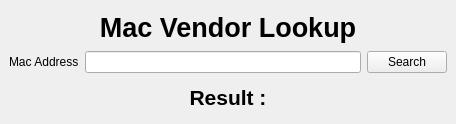
<?xml version="1.0" encoding="UTF-8"?>
<ui version="4.0">
 <class>vendor_search</class>
 <widget class="QMainWindow" name="vendor_search">
  <property name="geometry">
   <rect>
    <x>0</x>
    <y>0</y>
    <width>456</width>
    <height>124</height>
   </rect>
  </property>
  <property name="windowTitle">
   <string>MainWindow</string>
  </property>
  <widget class="QWidget" name="centralwidget">
   <layout class="QVBoxLayout" name="verticalLayout">
    <item>
     <widget class="QLabel" name="titleLabel">
      <property name="font">
       <font>
        <pointsize>20</pointsize>
        <weight>75</weight>
        <bold>true</bold>
       </font>
      </property>
      <property name="text">
       <string>Mac Vendor Lookup</string>
      </property>
      <property name="alignment">
       <set>Qt::AlignCenter</set>
      </property>
     </widget>
    </item>
    <item>
     <layout class="QHBoxLayout" name="horizontalLayout">
      <item>
       <widget class="QLabel" name="macLabel">
        <property name="text">
         <string>Mac Address</string>
        </property>
       </widget>
      </item>
      <item>
       <widget class="QLineEdit" name="macAddressInput">
        <property name="readOnly">
         <bool>false</bool>
        </property>
       </widget>
      </item>
      <item>
       <widget class="QPushButton" name="searchButton">
        <property name="text">
         <string>Search</string>
        </property>
       </widget>
      </item>
     </layout>
    </item>
    <item>
     <widget class="QLabel" name="resultLabel">
      <property name="font">
       <font>
        <pointsize>16</pointsize>
        <weight>75</weight>
        <bold>true</bold>
       </font>
      </property>
      <property name="text">
       <string>Result :</string>
      </property>
      <property name="alignment">
       <set>Qt::AlignCenter</set>
      </property>
     </widget>
    </item>
   </layout>
  </widget>
 </widget>
 <resources/>
 <connections/>
</ui>
